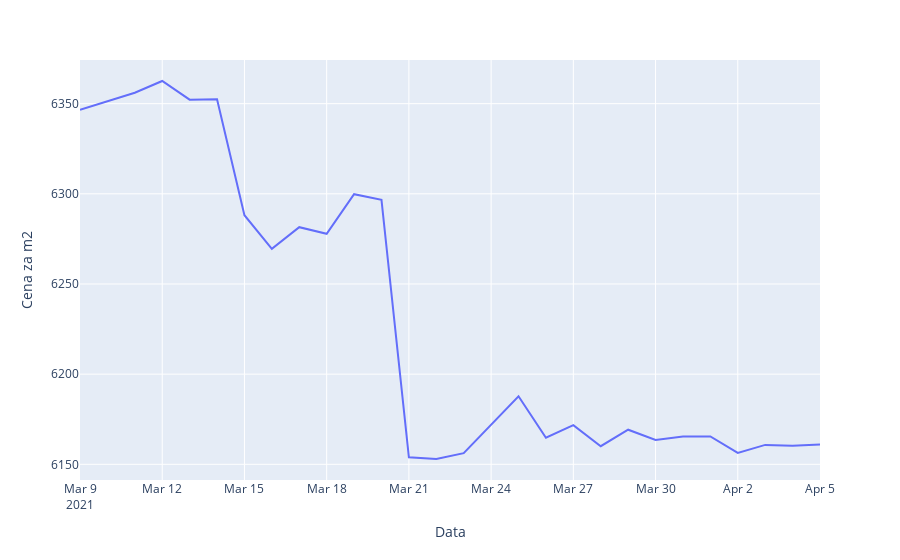

Notebook code for this chart:
### Code cell
from data import calc_avg_price_per_meter_per_day

avg_price_per_meter_per_day = calc_avg_price_per_meter_per_day(data)
fig = go.Figure(data=px.line(avg_price_per_meter_per_day, x="Data", y="Cena za m2"))
fig.show()

### Figure 1 — Plotly figure (JSON) as saved in the notebook; plotly's stock layout.template omitted (floating-point values rounded to 4 significant figures)
{"data": [{"hovertemplate": "Data=%{x}<br>Cena za m2=%{y}<extra></extra>", "legendgroup": "", "line": {"color": "#636efa", "dash": "solid"}, "mode": "lines", "name": "", "orientation": "v", "showlegend": false, "type": "scatter", "x": ["2021-03-09", "2021-03-10", "2021-03-11", "2021-03-12", "2021-03-13", "2021-03-14", "2021-03-15", "2021-03-16", "2021-03-17", "2021-03-18", "2021-03-19", "2021-03-20", "2021-03-21", "2021-03-22", "2021-03-23", "2021-03-25", "2021-03-26", "2021-03-27", "2021-03-28", "2021-03-29", "2021-03-30", "2021-03-31", "2021-04-01", "2021-04-02", "2021-04-03", "2021-04-04", "2021-04-05"], "xaxis": "x", "y": [6347.0, 6352.0, 6356.0, 6363.0, 6352.0, 6352.0, 6288.0, 6270.0, 6282.0, 6278.0, 6300.0, 6297.0, 6154.0, 6153.0, 6156.0, 6188.0, 6165.0, 6172.0, 6160.0, 6169.0, 6163.0, 6165.0, 6165.0, 6156.0, 6161.0, 6160.0, 6161.0], "yaxis": "y"}], "layout": {"legend": {"tracegroupgap": 0}, "margin": {"t": 60}, "xaxis": {"anchor": "y", "domain": [0, 1], "title": {"text": "Data"}}, "yaxis": {"anchor": "x", "domain": [0, 1], "title": {"text": "Cena za m2"}}}}
